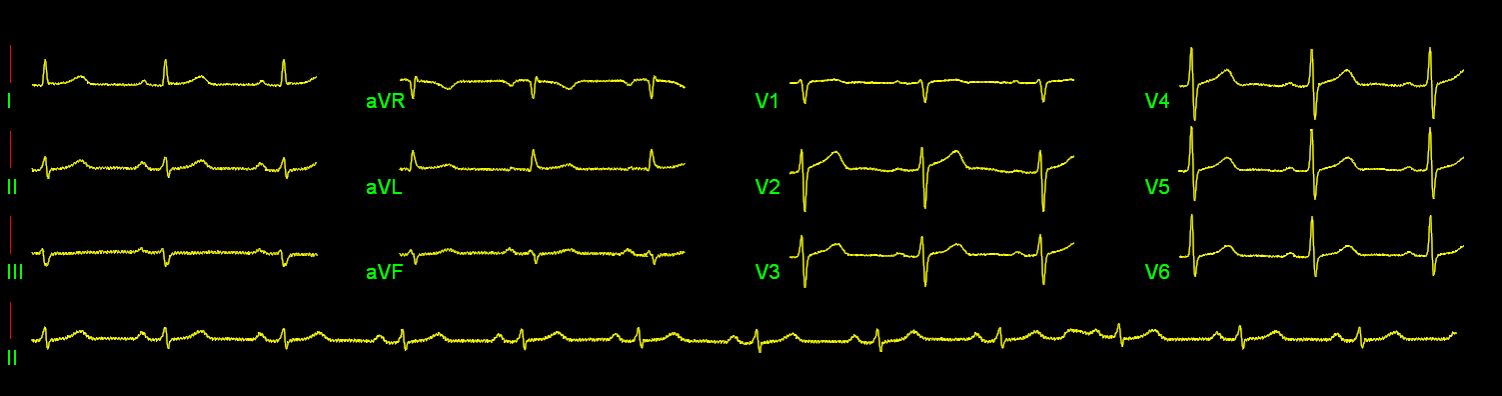
#> input picture ECG Normal News.JPG, 1502 x 396 px
$ jupyter execute 'Prétraitement des IMAGES ECG 8824.ipynb'
#> lines starting #> are read from the running program, lines starting #| are printed output that depends on the picture; after the words box and inside, x2 and y2 are one past the last pixel; in counts of white or black regions, pixels touching at a corner belong together
[cell 1]
import cv2
import numpy as np
from matplotlib import pyplot as plt

# Charger l'image en niveaux de gris
image = cv2.imread('ECG Normal News.JPG', cv2.IMREAD_GRAYSCALE)
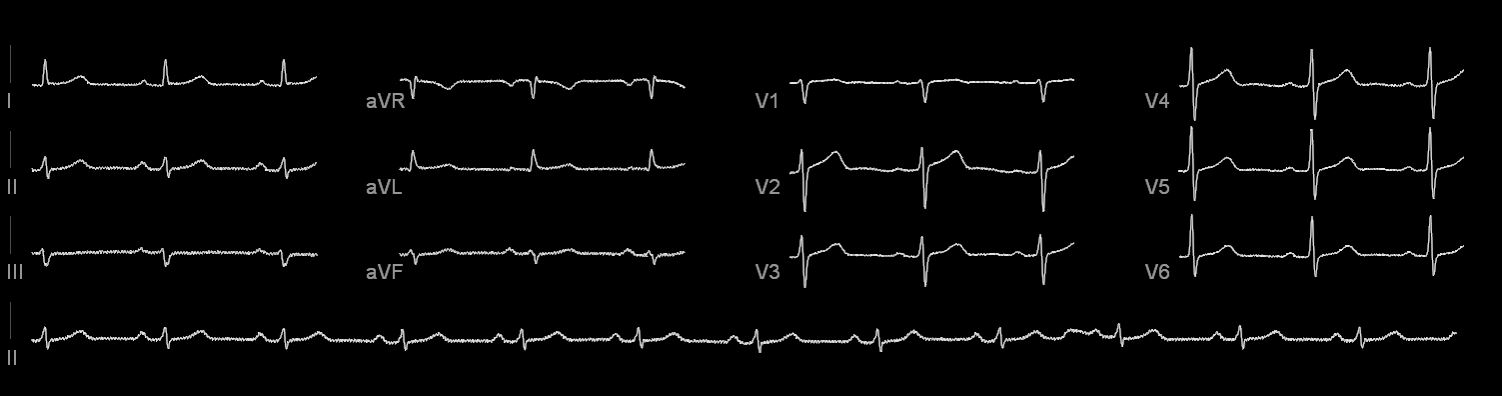
#> image: shape (396, 1502); min 0, max 255, mean 6.1

# Afficher l'image originale
plt.subplot(235), plt.imshow(image, cmap='gray'), plt.title('Original')
plt.axis('off')

[cell 2]
# Inverser les couleurs de l'image
inverted_image = cv2.bitwise_not(image)
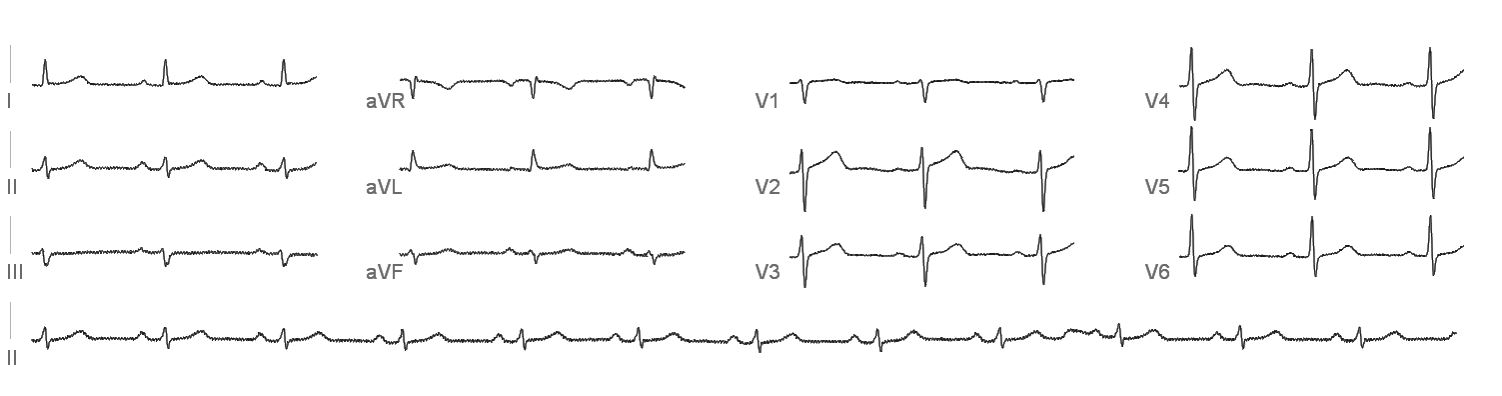
#> inverted_image: shape (396, 1502); min 0, max 255, mean 248.9
plt.subplot(232), plt.imshow(inverted_image, cmap='gray'), plt.title('Inversion')
plt.axis('off')

# Redimensionner l'image
resized_image = cv2.resize(inverted_image, (inverted_image.shape[1]//2, inverted_image.shape[0]//2))
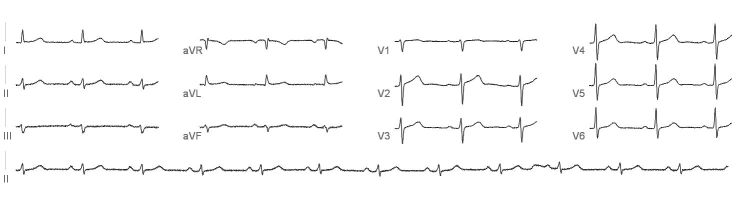
#> resized_image: shape (198, 751); min 26, max 255, mean 248.9
plt.subplot(233), plt.imshow(resized_image, cmap='gray'), plt.title('Redimensionnement')
plt.axis('off')

# Appliquer un filtre d'affûtage
kernel = np.array([[0, -1, 0],
                   [-1, 5,-1],
                   [0, -1, 0]])
sharpened_image = cv2.filter2D(resized_image, -1, kernel)
plt.subplot(234), plt.imshow(sharpened_image, cmap='gray'), plt.title('Affûtage')
plt.axis('off')

# Appliquer un seuil pour binariser l'image
_, thresholded_image = cv2.threshold(sharpened_image, 127, 255, cv2.THRESH_BINARY)
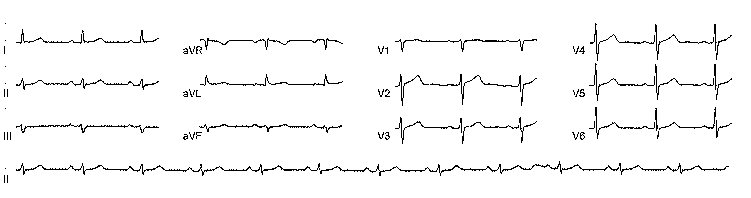
#> thresholded_image: shape (198, 751); 96.8% white; black in thin lines or dots, all inside (x1, y1, x2, y2) = (4, 23, 732, 183)
plt.subplot(235), plt.imshow(thresholded_image, cmap='gray'), plt.title('Seuil')
plt.axis('off')

# Afficher les résultats
plt.show()

[cell 3]
import cv2
import numpy as np
from matplotlib import pyplot as plt

# Charger l'image en niveaux de gris
image = cv2.imread('ECG Normal News.JPG', cv2.IMREAD_GRAYSCALE)

# Créer une figure de taille plus grande
plt.figure(figsize=(20, 10))

# Afficher l'image originale
plt.subplot(231), plt.imshow(image, cmap='gray'), plt.title('Original')
plt.axis('off')

# Inverser les couleurs de l'image
inverted_image = cv2.bitwise_not(image)
plt.subplot(232), plt.imshow(inverted_image, cmap='gray'), plt.title('Inversion')
plt.axis('off')

# Redimensionner l'image
resized_image = cv2.resize(inverted_image, (inverted_image.shape[1]//2, inverted_image.shape[0]//2))
plt.subplot(233), plt.imshow(resized_image, cmap='gray'), plt.title('Redimensionnement')
plt.axis('off')

# Appliquer un filtre d'affûtage
kernel = np.array([[0, -1, 0],
                   [-1, 5,-1],
                   [0, -1, 0]])
sharpened_image = cv2.filter2D(resized_image, -1, kernel)
plt.subplot(234), plt.imshow(sharpened_image, cmap='gray'), plt.title('Affûtage')
plt.axis('off')

# Appliquer un seuil pour binariser l'image
_, thresholded_image = cv2.threshold(sharpened_image, 127, 255, cv2.THRESH_BINARY)
plt.subplot(235), plt.imshow(thresholded_image, cmap='gray'), plt.title('Seuil')
plt.axis('off')

# Afficher les résultats
plt.tight_layout()
plt.show()

[cell 4]
#Extraire les coordonnées du signal :
coords = np.column_stack(np.where(thresholded_image < 255))
#> coords = 4786 pairs, first value 23 to 182, second value 4 to 731

[cell 5]
#Trier les coordonnées par l'axe x
coords = coords[np.argsort(coords[:, 1])]

[cell 6]
#Interpolation pour obtenir une courbe continue

from scipy.interpolate import UnivariateSpline

x = coords[:, 1]
#> x = 4786 values from 4 to 731
y = coords[:, 0]
#> y = 4786 values, max 182 at index 3, min 23 at index 34, mean 105.5

# Inversion de l'axe y pour correspondre à la représentation standard du signal ECG
y = thresholded_image.shape[0] - y
#> y = 4786 values, max 175 at index 34, min 16 at index 3, mean 92.53

spline = UnivariateSpline(x, y)
x_smooth = np.linspace(x.min(), x.max(), 1000)
#> x_smooth = 1000 values from 4 to 731
y_smooth = spline(x_smooth)

[cell 7]
plt.subplot(236)
plt.plot(x_smooth, y_smooth, color='blue')
plt.title('Signal Extracted')
plt.axis('off')

plt.tight_layout()
plt.show()
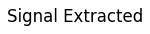
#> figure drawn by matplotlib, 1 panel

[cell 8]
import cv2
import numpy as np
from matplotlib import pyplot as plt
from scipy.interpolate import UnivariateSpline

# Charger l'image en niveaux de gris
image = cv2.imread('ECG Normal News.JPG', cv2.IMREAD_GRAYSCALE)
if image is None:
    raise ValueError("L'image n'a pas pu être chargée. Vérifiez le chemin du fichier.")

# Prétraiter l'image (exemple : filtrage gaussien pour réduire le bruit)
image = cv2.GaussianBlur(image, (5, 5), 0)
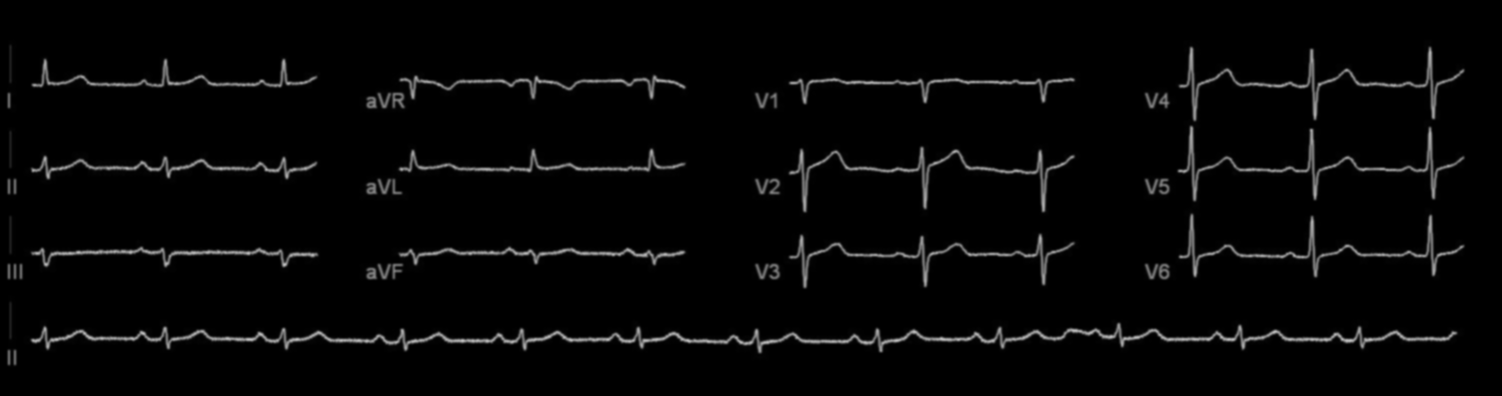
#> image: shape (396, 1502); min 0, max 189, mean 6.1

# Inverser les couleurs de l'image
inverted_image = cv2.bitwise_not(image)
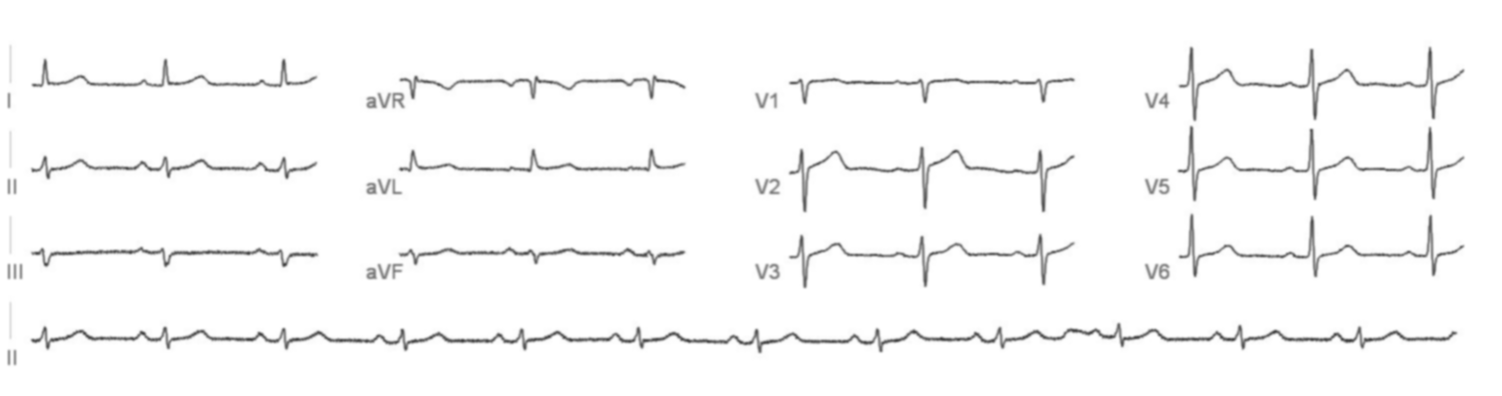
#> inverted_image: shape (396, 1502); min 66, max 255, mean 248.9

# Redimensionner l'image si nécessaire (par exemple, réduire de moitié)
resized_image = cv2.resize(inverted_image, (inverted_image.shape[1] // 2, inverted_image.shape[0] // 2))

# Appliquer un filtre d'affûtage pour améliorer les contours du signal
kernel = np.array([[0, -1, 0],
                   [-1, 5, -1],
                   [0, -1, 0]])
sharpened_image = cv2.filter2D(resized_image, -1, kernel)
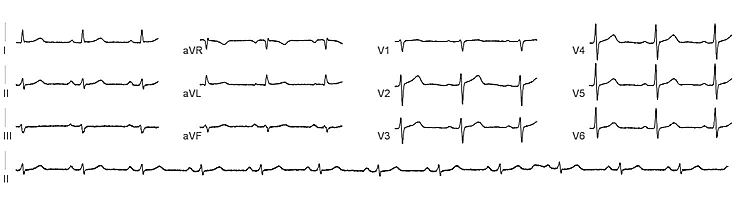
#> sharpened_image: shape (198, 751); min 0, max 255, mean 246.5

# Appliquer un seuil pour binariser l'image
_, thresholded_image = cv2.threshold(sharpened_image, 127, 255, cv2.THRESH_BINARY)
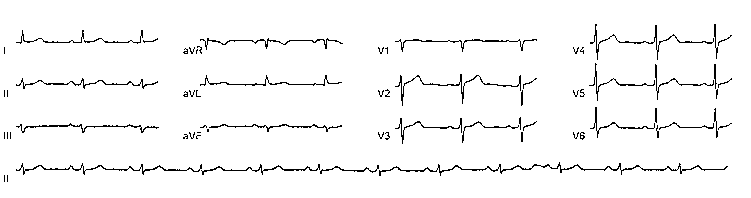
#> thresholded_image: shape (198, 751); 96.6% white; black in thin lines or dots, all inside (x1, y1, x2, y2) = (4, 24, 732, 182)

# Afficher les étapes de traitement
plt.figure(figsize=(20, 10))
plt.subplot(231), plt.imshow(image, cmap='gray'), plt.title('Original')
plt.axis('off')
plt.subplot(232), plt.imshow(inverted_image, cmap='gray'), plt.title('Inversion')
plt.axis('off')
plt.subplot(233), plt.imshow(resized_image, cmap='gray'), plt.title('Redimensionnement')
plt.axis('off')
plt.subplot(234), plt.imshow(sharpened_image, cmap='gray'), plt.title('Affûtage')
plt.axis('off')
plt.subplot(235), plt.imshow(thresholded_image, cmap='gray'), plt.title('Seuil')
plt.axis('off')

# Extraire les coordonnées du signal
coords = np.column_stack(np.where(thresholded_image < 255))
#> coords = 5004 pairs, first value 24 to 181, second value 4 to 731

# Vérifier les coordonnées extraites
if len(coords) == 0:
    raise ValueError("Aucun point de signal trouvé. Vérifiez les étapes de traitement de l'image.")

# Trier les coordonnées par l'axe x
coords = coords[np.argsort(coords[:, 1])]

# Interpoler pour obtenir une courbe continue (utilisation de spline, par exemple)
# Supposons que l'axe x représente le temps et l'axe y représente l'amplitude du signal
x = coords[:, 1]
#> x = 5004 values from 4 to 731
y = coords[:, 0]
#> y = 5004 values, max 181 at index 18, min 24 at index 3748, mean 106

# Inversion de l'axe y pour correspondre à la représentation standard du signal ECG
y = thresholded_image.shape[0] - y
#> y = 5004 values, max 174 at index 3748, min 17 at index 18, mean 92.03

# Interpolation du signal
spline = UnivariateSpline(x, y, s=0.9)
x_smooth = np.linspace(x.min(), x.max(), 1000)
y_smooth = spline(x_smooth)

# Afficher le signal extrait
plt.subplot(236)
plt.plot(x_smooth, y_smooth, color='blue')
plt.title('Signal Extracted')
plt.axis('off')

plt.tight_layout()
plt.show()
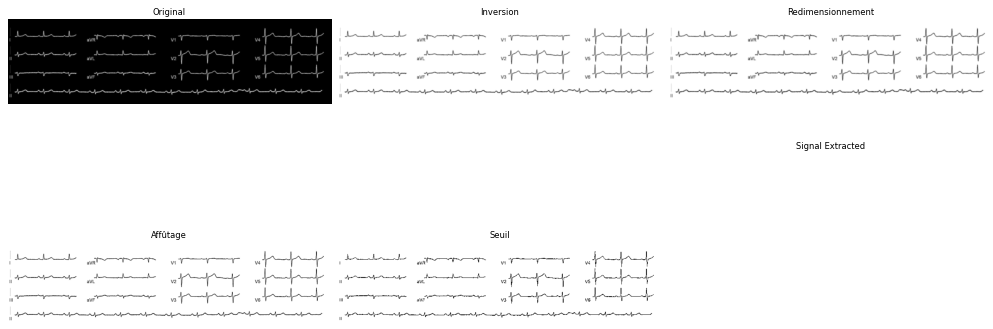
#> figure drawn by matplotlib, 6 panels

[cell 9]
import cv2
import numpy as np
from matplotlib import pyplot as plt
from scipy.interpolate import UnivariateSpline

# Charger l'image en niveaux de gris
image = cv2.imread('ECG Normal News.JPG', cv2.IMREAD_GRAYSCALE)
if image is None:
    raise ValueError("L'image n'a pas pu être chargée. Vérifiez le chemin du fichier.")

# Prétraiter l'image (exemple : filtrage gaussien pour réduire le bruit)
image = cv2.GaussianBlur(image, (5, 5), 0)

# Inverser les couleurs de l'image
inverted_image = cv2.bitwise_not(image)

# Redimensionner l'image si nécessaire (par exemple, réduire de moitié)
resized_image = cv2.resize(inverted_image, (inverted_image.shape[1] // 2, inverted_image.shape[0] // 2))

# Appliquer un filtre d'affûtage pour améliorer les contours du signal
kernel = np.array([[0, -1, 0],
                   [-1, 5, -1],
                   [0, -1, 0]])
sharpened_image = cv2.filter2D(resized_image, -1, kernel)

# Appliquer un seuil pour binariser l'image
_, thresholded_image = cv2.threshold(sharpened_image, 127, 255, cv2.THRESH_BINARY)

# Afficher et sauvegarder les étapes de traitement
plt.figure(figsize=(20, 10))
plt.subplot(231), plt.imshow(image, cmap='gray'), plt.title('Original')
plt.axis('off')
plt.subplot(232), plt.imshow(inverted_image, cmap='gray'), plt.title('Inversion')
plt.axis('off')
plt.subplot(233), plt.imshow(resized_image, cmap='gray'), plt.title('Redimensionnement')
plt.axis('off')
plt.subplot(234), plt.imshow(sharpened_image, cmap='gray'), plt.title('Affûtage')
plt.axis('off')
plt.subplot(235), plt.imshow(thresholded_image, cmap='gray'), plt.title('Seuil')
plt.axis('off')

# Sauvegarder les images intermédiaires
cv2.imwrite('original_image.png', image)
cv2.imwrite('inverted_image.png', inverted_image)
cv2.imwrite('resized_image.png', resized_image)
cv2.imwrite('sharpened_image.png', sharpened_image)
cv2.imwrite('thresholded_image.png', thresholded_image)

# Extraire les coordonnées du signal
coords = np.column_stack(np.where(thresholded_image < 255))

# Vérifier les coordonnées extraites
if len(coords) == 0:
    raise ValueError("Aucun point de signal trouvé. Vérifiez les étapes de traitement de l'image.")

# Trier les coordonnées par l'axe x
coords = coords[np.argsort(coords[:, 1])]

# Interpoler pour obtenir une courbe continue (utilisation de spline, par exemple)
# Supposons que l'axe x représente le temps et l'axe y représente l'amplitude du signal
x = coords[:, 1]
y = coords[:, 0]
#> y = 5004 values, max 181 at index 18, min 24 at index 3748, mean 106

# Inversion de l'axe y pour correspondre à la représentation standard du signal ECG
y = thresholded_image.shape[0] - y
#> y = 5004 values, max 174 at index 3748, min 17 at index 18, mean 92.03

# Interpolation du signal
spline = UnivariateSpline(x, y, s=0.5)
x_smooth = np.linspace(x.min(), x.max(), 1000)
y_smooth = spline(x_smooth)

# Afficher le signal extrait
plt.subplot(236)
plt.plot(x_smooth, y_smooth, color='blue')
plt.title('Signal Extracted')
plt.axis('off')

plt.tight_layout()
plt.savefig('signal_extracted.png')  # Sauvegarder le graphique du signal extrait
plt.show()
